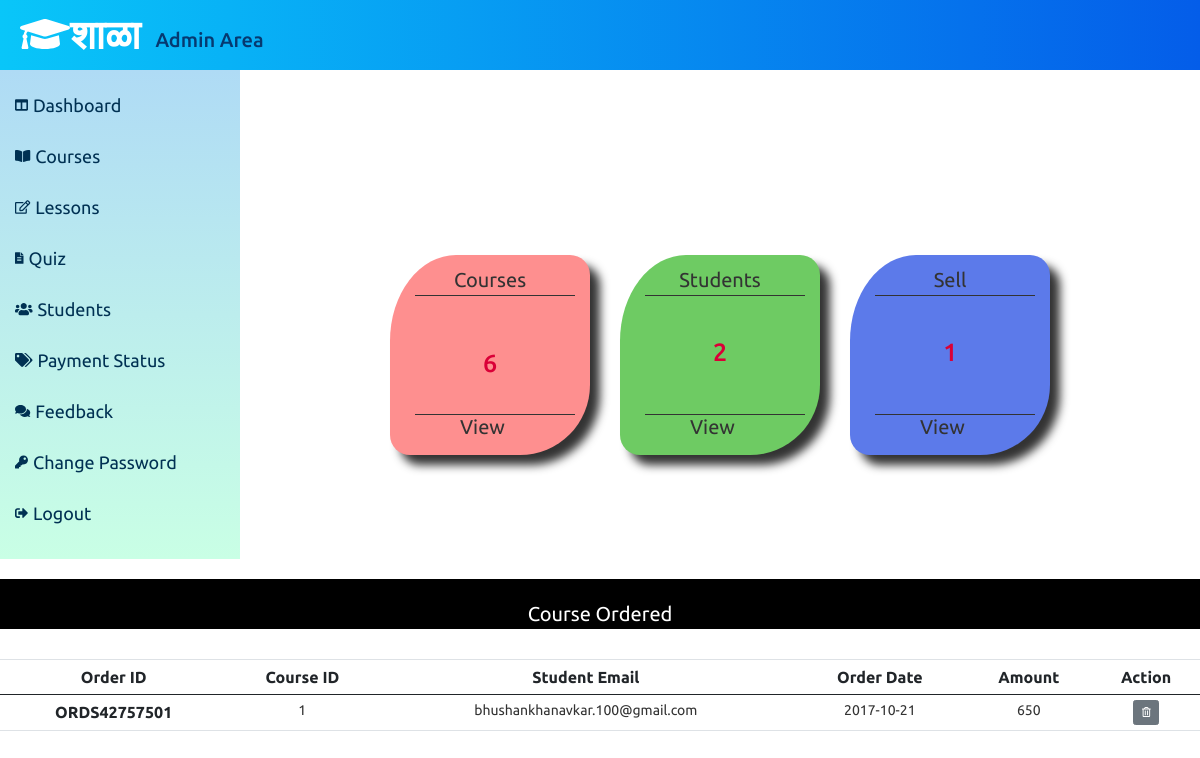
Screenshot of /Admin/adminDashboard.php (signed in) with the database file from the repository.
### tables this page shows
CREATE TABLE `courseorder` (
  `co_id` int(11) NOT NULL,
  `order_id` varchar(255) NOT NULL,
  `stu_email` varchar(255) NOT NULL,
  `course_id` int(11) NOT NULL,
  `status` varchar(255) NOT NULL,
  `respmsg` text NOT NULL,
  `amount` int(11) NOT NULL,
  `order_date` date NOT NULL
);

### Admin/adminDashboard.php (the view, shortened to what this page needs)
<?php
include('./adminInclude/adminheader.php');
include('../dbConnection.php');
  $sql = "SELECT * FROM course";
  $result = $conn->query($sql);
  $totalcourse = $result->num_rows;
   $sql = "SELECT * FROM student";
   $result = $conn->query($sql);
   $totalstu = $result->num_rows;
   $sql = "SELECT * FROM courseorder";
   $result = $conn->query($sql);
   $totalsold = $result->num_rows;
?>
<div class="sideContent">
    <div class="cardContent">
        <div class="adminCard">
            <div class="cardheading">Courses</div>
            <div class="cardBody">
                <h4><?php echo $totalcourse; ?></h4>
                <a href="courses.php" class="view">View</a>
            </div>
        </div>
        <div class="adminCard">
            <div class="cardheading">Students</div>
            <div class="cardBody">
                <h4><?php echo $totalstu; ?></h4>
                <a href="students.php" class="view">View</a>
            </div>
        </div>
        <div class="adminCard">
            <div class="cardheading">Sell</div>
            <div class="cardBody">
                <h4><?php echo $totalsold; ?></h4>
                <a href="sellReport.php" class="view">View</a>
            </div>
        </div>
    </div>
</div>
</div>
<div class="tableContent">
    <div class="heading">
        <p style="text-align: center;overflow:hidden">Course Ordered</p>
    </div>
    <?php
      $sql = "SELECT * FROM courseorder";
      $result = $conn->query($sql);
      if($result->num_rows > 0){
    echo '<table class="table">
        <thead>
            <tr>
                <th scope="col">Order ID</th>
                <th scope="col">Course ID</th>
                <th scope="col">Student Email</th>
                <th scope="col">Order Date</th>
                <th scope="col">Amount</th>
                <th scope="col">Action</th>
            </tr>
        </thead>
        <tbody>';
        while($row = $result->fetch_assoc()){
         echo '<tr>';
            echo '<th scope="row">'.$row["order_id"].'</th>';
            echo '<td>'. $row["course_id"].'</td>';
            echo '<td>'.$row["stu_email"].'</td>';
            echo '<td>'.$row["order_date"].'</td>';
            echo '<td>'.$row["amount"].'</td>';
            echo '<td><form action="" method="POST" class="d-inline"><input type="hidden" name="id" value='. $row["co_id"] .'><button type="submit" class="btn btn-secondary" name="delete" value="Delete"><i class="far fa-trash-alt"></i></button></form></td>';
            echo '</tr>';
          }
        echo '</tbody>
        </table>';
} else {
    echo "0 Result";
  }
  ?>
</div>
<?php
include('./adminInclude/adminfooter.php');
?>

### css/adminstyle.css (style rules this page uses)
* { font-family: "Ubuntu", sans-serif; margin: 0; padding: 0; border: none; outline: none; text-decoration: none; }
html { overflow-x: hidden; font-size: 62.5%; }
.sideContent { margin-top: 70px; width: 80%; display: flex; justify-content: center; align-items: center; flex-direction: row; }
.sideContent .cardContent { display: flex; justify-content: center; align-items: center; flex-direction: row; padding-top: 80px; }
.adminCard { width: 200px; height: 200px; border-radius: 33% 10% 35% 10% / 43% 10% 35% 10%; margin: 0 15px; display: flex; justify-content: center; align-items: center; flex-direction: column; box-shadow: 10px 10px 10px #333; position: relative; transition: 0.5s ease-in; }
.adminCard::before { content: ""; position: absolute; top: 40px; left: 0; height: 1px; width: 80%; margin: 0 0 0 25px; background: #333; z-index: 3; }
.adminCard::after { content: ""; position: absolute; bottom: 40px; left: 0; height: 1px; width: 80%; margin: 0 0 0 25px; background: #333; z-index: 3; }
.adminCard:nth-child(1) { background: rgb(254, 143, 143); }
.adminCard:nth-child(2) { background: rgb(110, 203, 99); }
.adminCard:nth-child(3) { background: rgb(92, 122, 234); }
.cardheading { font-size: 20px; color: #333; position: absolute; top: 10px; }
.adminCard h4 { font-size: 25px; color: #da0037; text-align: center; }
a.view { font-size: 20px; color: #333; position: absolute; text-decoration: none; bottom: 13px; left: 70px; transition: all 0.5s ease-in; }
.tableContent { width: 100%; display: flex; justify-content: center; align-items: center; flex-direction: column; margin-top: 20px; }
.heading { background: #000; color: #fff; padding-top: 20px; font-size: 20px; height: 50px; width: 100%; }
table { margin-bottom: 50px; margin-top: 30px; border-collapse: collapse; text-align: center; }
tr { display: table-row; }
.table th { font-size: 16px; font-weight: 700; }
.table td { font-size: 14px; font-weight: normal; color: #333; }
.table td, .table th { padding: 10px; border-top: 1px solid #dee2e6; }
th { border-bottom: 2px solid #dee2e6; }

### rows the page displays
courseorder: order "ORDS42757501", course "1", stu_email "bhushankhanavkar.100@gmail.com", order_date "2017-10-21", amount "650"

### other values shown
$totalcourse "6"
$totalstu "2"
$totalsold "1"
